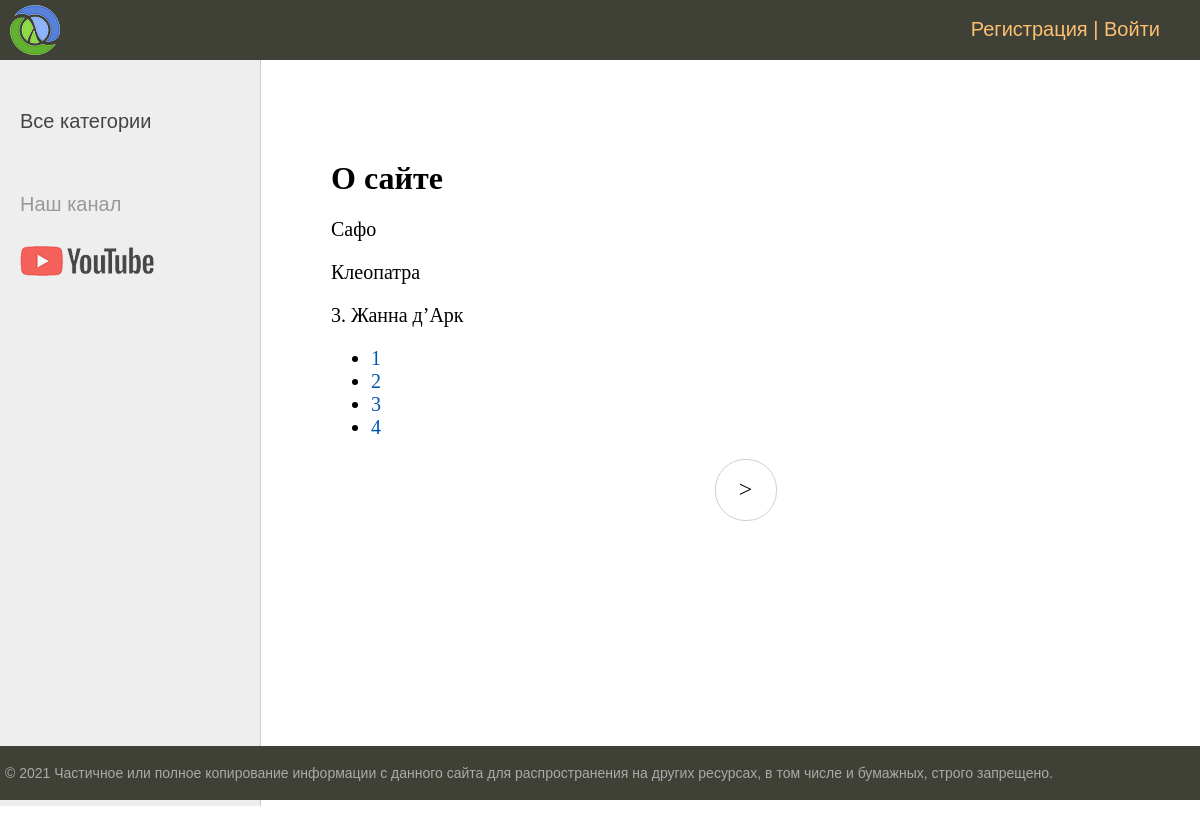
The page /about/ on the database its author committed.
### women/models.py (models this page shows, shortened)
class Women(models.Model):
    title = models.CharField(max_length=255, verbose_name='Заголовок')
    slug = models.SlugField(max_length=255, unique=True, db_index=True, verbose_name='URL')
    content = models.TextField(blank=True, verbose_name='Текст статьи')
    photo = models.ImageField(upload_to='photos/%Y/%m/%d/', verbose_name='Фото')
    time_create = models.DateTimeField(auto_now_add=True, verbose_name='Время создания')
    time_update = models.DateTimeField(auto_now=True, verbose_name='Время изменения')
    is_published = models.BooleanField(default=True, verbose_name='Публикация')
    cat = models.ForeignKey('Category', on_delete=models.PROTECT, verbose_name='Категории')
    def __str__(self) -> str:
        return self.title
    class Meta:
        ordering = ['id']
        verbose_name = 'Известные женщины'
        verbose_name_plural = 'Известные женщины'

### women/views.py (the view)
# urls.py: path('about/', about, name='about'),
def about(request):
    women = Women.objects.all()
    paginator = Paginator(women, 3)
    page_number = request.GET.get('page')
    page_obj = paginator.get_page(page_number)
    return render(request, 'women/about.html', {'title': 'О сайте', 'page_obj': page_obj})

### women/templates/women/about.html
{% extends 'women/base.html' %}
{% block content %}
    <h1>{{ title }}</h1>
    {% for contact in page_obj %}
        <p>{{ contact }}</p>
    {% endfor %}
    <nav>
        <ul>
            {% for p in page_obj.paginator.page_range %}
                <li>
                    <a href="?page={{ p }}">{{ p }}</a>
                </li>
            {% endfor %}
        </ul>
    </nav>
{% endblock %}

### women/static/women/css/styles.css (style rules this page uses)
html, body { font-family: 'Arial'; margin: 0; padding: 0; height: 100%; width: 100%; color: #444; }
a { color: #0059b2; text-decoration: none; }
.content-text h1 { font-size: 32px; }

### rows shown on the page
Women: title "Сафо"
Women: title "Клеопатра"
Women: title "3. Жанна д’Арк"

### other values the page prints
{{ title }} "О сайте"
{{ p }} "1" "2" "3" "4"
